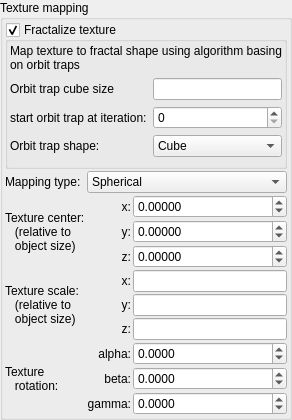
           <widget class="QGroupBox" name="groupBox_texture_options">
            <property name="title">
             <string>Texture mapping</string>
            </property>
            <layout class="QVBoxLayout" name="verticalLayout_31">
             <property name="spacing">
              <number>2</number>
             </property>
             <property name="leftMargin">
              <number>2</number>
             </property>
             <property name="topMargin">
              <number>2</number>
             </property>
             <property name="rightMargin">
              <number>2</number>
             </property>
             <property name="bottomMargin">
              <number>2</number>
             </property>
             <item>
              <widget class="MyGroupBox" name="groupCheck_texture_fractalize">
               <property name="title">
                <string>Fractalize texture</string>
               </property>
               <property name="checkable">
                <bool>true</bool>
               </property>
               <layout class="QVBoxLayout" name="verticalLayout_5">
                <property name="leftMargin">
                 <number>2</number>
                </property>
                <property name="topMargin">
                 <number>2</number>
                </property>
                <property name="rightMargin">
                 <number>2</number>
                </property>
                <item>
                 <widget class="QLabel" name="label">
                  <property name="text">
                   <string>Map texture to fractal shape using algorithm basing on orbit traps</string>
                  </property>
                  <property name="wordWrap">
                   <bool>true</bool>
                  </property>
                 </widget>
                </item>
                <item>
                 <layout class="QGridLayout" name="gridLayout_3">
                  <item row="1" column="0">
                   <widget class="QLabel" name="label_4">
                    <property name="text">
                     <string>start orbit trap at iteration:</string>
                    </property>
                    <property name="wordWrap">
                     <bool>true</bool>
                    </property>
                   </widget>
                  </item>
                  <item row="0" column="0">
                   <widget class="QLabel" name="label_3">
                    <property name="text">
                     <string>Orbit trap cube size</string>
                    </property>
                   </widget>
                  </item>
                  <item row="0" column="1">
                   <widget class="MyLineEdit" name="logedit_texture_fractalize_cube_size"/>
                  </item>
                  <item row="1" column="1">
                   <widget class="MySpinBox" name="spinboxInt_texture_fractalize_start_iteration">
                    <property name="sizePolicy">
                     <sizepolicy hsizetype="Minimum" vsizetype="Maximum">
                      <horstretch>0</horstretch>
                      <verstretch>0</verstretch>
                     </sizepolicy>
                    </property>
                    <property name="maximum">
                     <number>999</number>
                    </property>
                   </widget>
                  </item>
                  <item row="2" column="0">
                   <widget class="QLabel" name="label_fractalize_shape">
                    <property name="text">
                     <string>Orbit trap shape:</string>
                    </property>
                   </widget>
                  </item>
                  <item row="2" column="1">
                   <widget class="MyComboBox" name="comboBox_texture_fractalize_shape">
                    <item>
                     <property name="text">
                      <string>Cube</string>
                     </property>
                    </item>
                    <item>
                     <property name="text">
                      <string>Sphere</string>
                     </property>
                    </item>
                    <item>
                     <property name="text">
                      <string>Cross</string>
                     </property>
                    </item>
                    <item>
                     <property name="text">
                      <string>Line</string>
                     </property>
                    </item>
                    <item>
                     <property name="text">
                      <string>Plane</string>
                     </property>
                    </item>
                    <item>
                     <property name="text">
                      <string>Cylinder</string>
                     </property>
                    </item>
                    <item>
                     <property name="text">
                      <string>Torus</string>
                     </property>
                    </item>
                    <item>
                     <property name="text">
                      <string>Spiral</string>
                     </property>
                    </item>
                   </widget>
                  </item>
                 </layout>
                </item>
               </layout>
              </widget>
             </item>
             <item>
              <layout class="QGridLayout" name="gridLayout_99" rowstretch="0,0,0,0,0,0,0,0,0,0" columnstretch="0,0,0,1">
               <property name="spacing">
                <number>2</number>
               </property>
               <item row="3" column="1">
                <widget class="QLabel" name="label_374">
                 <property name="sizePolicy">
                  <sizepolicy hsizetype="Preferred" vsizetype="Preferred">
                   <horstretch>0</horstretch>
                   <verstretch>0</verstretch>
                  </sizepolicy>
                 </property>
                 <property name="text">
                  <string>z:</string>
                 </property>
                 <property name="alignment">
                  <set>Qt::AlignRight|Qt::AlignTrailing|Qt::AlignVCenter</set>
                 </property>
                </widget>
               </item>
               <item row="0" column="0">
                <widget class="QLabel" name="label_386">
                 <property name="text">
                  <string>Mapping type:</string>
                 </property>
                </widget>
               </item>
               <item row="5" column="1">
                <widget class="QLabel" name="label_376">
                 <property name="sizePolicy">
                  <sizepolicy hsizetype="Preferred" vsizetype="Preferred">
                   <horstretch>0</horstretch>
                   <verstretch>0</verstretch>
                  </sizepolicy>
                 </property>
                 <property name="text">
                  <string>y:</string>
                 </property>
                 <property name="alignment">
                  <set>Qt::AlignRight|Qt::AlignTrailing|Qt::AlignVCenter</set>
                 </property>
                </widget>
               </item>
               <item row="4" column="1">
                <widget class="QLabel" name="label_375">
                 <property name="sizePolicy">
                  <sizepolicy hsizetype="Preferred" vsizetype="Preferred">
                   <horstretch>0</horstretch>
                   <verstretch>0</verstretch>
                  </sizepolicy>
                 </property>
                 <property name="text">
                  <string>x:</string>
                 </property>
                 <property name="alignment">
                  <set>Qt::AlignRight|Qt::AlignTrailing|Qt::AlignVCenter</set>
                 </property>
                </widget>
               </item>
               <item row="1" column="1">
                <widget class="QLabel" name="label_372">
                 <property name="sizePolicy">
                  <sizepolicy hsizetype="Preferred" vsizetype="Preferred">
                   <horstretch>0</horstretch>
                   <verstretch>0</verstretch>
                  </sizepolicy>
                 </property>
                 <property name="text">
                  <string>x:</string>
                 </property>
                 <property name="alignment">
                  <set>Qt::AlignRight|Qt::AlignTrailing|Qt::AlignVCenter</set>
                 </property>
                </widget>
               </item>
               <item row="4" column="0" rowspan="3">
                <widget class="QLabel" name="label_388">
                 <property name="text">
                  <string>Texture scale:
   (relative to
   object size)</string>
                 </property>
                </widget>
               </item>
               <item row="7" column="1">
                <widget class="QLabel" name="label_390">
                 <property name="sizePolicy">
                  <sizepolicy hsizetype="Preferred" vsizetype="Preferred">
                   <horstretch>0</horstretch>
                   <verstretch>0</verstretch>
                  </sizepolicy>
                 </property>
                 <property name="text">
                  <string>alpha:</string>
                 </property>
                 <property name="alignment">
                  <set>Qt::AlignRight|Qt::AlignTrailing|Qt::AlignVCenter</set>
                 </property>
                </widget>
               </item>
               <item row="0" column="1" colspan="3">
                <widget class="MyComboBox" name="comboBox_texture_mapping_type">
                 <property name="sizePolicy">
                  <sizepolicy hsizetype="Preferred" vsizetype="Preferred">
                   <horstretch>0</horstretch>
                   <verstretch>0</verstretch>
                  </sizepolicy>
                 </property>
                 <property name="toolTip">
                  <string>&lt;html&gt;&lt;head/&gt;&lt;body&gt;&lt;p&gt;Geometry of texture mapping&lt;br/&gt;&lt;/p&gt;&lt;table border=&quot;0&quot; style=&quot; margin-top:0px; margin-bottom:0px; margin-left:0px; margin-right:0px;&quot; cellspacing=&quot;2&quot; cellpadding=&quot;0&quot;&gt;&lt;tr&gt;&lt;td&gt;&lt;p&gt;Planar - texture is mapped as a 2D plane&lt;/p&gt;&lt;/td&gt;&lt;td&gt;&lt;p&gt;Spherical - texture is mapped as a sphere around the object center&lt;/p&gt;&lt;/td&gt;&lt;/tr&gt;&lt;tr&gt;&lt;td&gt;&lt;p&gt;&lt;img src=&quot;:/tooltips/tooltips_images/material - planar mapping.jpg&quot;/&gt;&lt;/p&gt;&lt;/td&gt;&lt;td&gt;&lt;p&gt;&lt;img src=&quot;:/tooltips/tooltips_images/material - spherical mapping.jpg&quot;/&gt;&lt;/p&gt;&lt;/td&gt;&lt;/tr&gt;&lt;/table&gt;&lt;p&gt;&lt;br/&gt;&lt;/p&gt;&lt;table border=&quot;0&quot; style=&quot; margin-top:0px; margin-bottom:0px; margin-left:0px; margin-right:0px;&quot; cellspacing=&quot;2&quot; cellpadding=&quot;0&quot;&gt;&lt;tr&gt;&lt;td&gt;&lt;p&gt;Cylindrical - texture is mapped as a cylinder around the object axis&lt;/p&gt;&lt;/td&gt;&lt;td&gt;&lt;p&gt;Cubic - texture is mapped in accordance with the surface direction of a cube.&lt;br/&gt;Note: this mapping cannot be used with a displacement map &lt;/p&gt;&lt;/td&gt;&lt;/tr&gt;&lt;tr&gt;&lt;td&gt;&lt;p&gt;&lt;img src=&quot;:/tooltips/tooltips_images/material - cylindrical mapping.jpg&quot;/&gt;&lt;/p&gt;&lt;/td&gt;&lt;td&gt;&lt;p&gt;&lt;img src=&quot;:/tooltips/tooltips_images/material - cubic mapping.jpg&quot;/&gt;&lt;/p&gt;&lt;/td&gt;&lt;/tr&gt;&lt;/table&gt;&lt;/body&gt;&lt;/html&gt;</string>
                 </property>
                 <item>
                  <property name="text">
                   <string>Spherical</string>
                  </property>
                 </item>
                 <item>
                  <property name="text">
                   <string>Cubic</string>
                  </property>
                 </item>
                 <item>
                  <property name="text">
                   <string>Cylindrical</string>
                  </property>
                 </item>
                 <item>
                  <property name="text">
                   <string>Planar</string>
                  </property>
                 </item>
                 <item>
                  <property name="text">
                   <string>Triplanar</string>
                  </property>
                 </item>
                 <item>
                  <property name="text">
                   <string>Equirectangular</string>
                  </property>
                 </item>
                 <item>
                  <property name="text">
                   <string>Triplanar Stochastic</string>
                  </property>
                 </item>
                 <item>
                  <property name="text">
                   <string>Cylindrical Fractal</string>
                  </property>
                 </item>
                 <item>
                  <property name="text">
                   <string>Spherical Fractal</string>
                  </property>
                 </item>
                 <item>
                  <property name="text">
                   <string>Octa</string>
                  </property>
                 </item>
                 <item>
                  <property name="text">
                   <string>Camera</string>
                  </property>
                 </item>
                </widget>
               </item>
               <item row="2" column="1">
                <widget class="QLabel" name="label_373">
                 <property name="sizePolicy">
                  <sizepolicy hsizetype="Preferred" vsizetype="Preferred">
                   <horstretch>0</horstretch>
                   <verstretch>0</verstretch>
                  </sizepolicy>
                 </property>
                 <property name="text">
                  <string>y:</string>
                 </property>
                 <property name="alignment">
                  <set>Qt::AlignRight|Qt::AlignTrailing|Qt::AlignVCenter</set>
                 </property>
                </widget>
               </item>
               <item row="6" column="1">
                <widget class="QLabel" name="label_387">
                 <property name="sizePolicy">
                  <sizepolicy hsizetype="Preferred" vsizetype="Preferred">
                   <horstretch>0</horstretch>
                   <verstretch>0</verstretch>
                  </sizepolicy>
                 </property>
                 <property name="text">
                  <string>z:</string>
                 </property>
                 <property name="alignment">
                  <set>Qt::AlignRight|Qt::AlignTrailing|Qt::AlignVCenter</set>
                 </property>
                </widget>
               </item>
               <item row="7" column="0" rowspan="3">
                <widget class="QLabel" name="label_389">
                 <property name="text">
                  <string>Texture
   rotation:</string>
                 </property>
                </widget>
               </item>
               <item row="8" column="1">
                <widget class="QLabel" name="label_391">
                 <property name="sizePolicy">
                  <sizepolicy hsizetype="Preferred" vsizetype="Preferred">
                   <horstretch>0</horstretch>
                   <verstretch>0</verstretch>
                  </sizepolicy>
                 </property>
                 <property name="text">
                  <string>beta:</string>
                 </property>
                 <property name="alignment">
                  <set>Qt::AlignRight|Qt::AlignTrailing|Qt::AlignVCenter</set>
                 </property>
                </widget>
               </item>
               <item row="9" column="1">
                <widget class="QLabel" name="label_392">
                 <property name="sizePolicy">
                  <sizepolicy hsizetype="Preferred" vsizetype="Preferred">
                   <horstretch>0</horstretch>
                   <verstretch>0</verstretch>
                  </sizepolicy>
                 </property>
                 <property name="text">
                  <string>gamma:</string>
                 </property>
                 <property name="alignment">
                  <set>Qt::AlignRight|Qt::AlignTrailing|Qt::AlignVCenter</set>
                 </property>
                </widget>
               </item>
               <item row="1" column="2" colspan="2">
                <widget class="MyDoubleSpinBox" name="spinbox3_texture_center_x">
                 <property name="sizePolicy">
                  <sizepolicy hsizetype="Minimum" vsizetype="Maximum">
                   <horstretch>0</horstretch>
                   <verstretch>0</verstretch>
                  </sizepolicy>
                 </property>
                 <property name="toolTip">
                  <string>&lt;html&gt;&lt;head/&gt;&lt;body&gt;&lt;p&gt;Position of the center of the texture. Position is relative to the texture size.&lt;/p&gt;&lt;p&gt;Note: size of texture is always 1 x 1 x 1.&lt;/p&gt;&lt;p&gt;Example of changed texture center [0.3, 0.3, 0.0] &lt;/p&gt;&lt;p&gt;&lt;img src=&quot;:/tooltips/tooltips_images/material - cubic mapping - center 0.3 0.3 0.0.jpg&quot;/&gt;&lt;/p&gt;&lt;/body&gt;&lt;/html&gt;</string>
                 </property>
                 <property name="prefix">
                  <string/>
                 </property>
                 <property name="suffix">
                  <string/>
                 </property>
                 <property name="decimals">
                  <number>5</number>
                 </property>
                 <property name="minimum">
                  <double>-100.000000000000000</double>
                 </property>
                 <property name="maximum">
                  <double>100.000000000000000</double>
                 </property>
                 <property name="singleStep">
                  <double>0.100000000000000</double>
                 </property>
                </widget>
               </item>
               <item row="2" column="2" colspan="2">
                <widget class="MyDoubleSpinBox" name="spinbox3_texture_center_y">
                 <property name="sizePolicy">
                  <sizepolicy hsizetype="Minimum" vsizetype="Maximum">
                   <horstretch>0</horstretch>
                   <verstretch>0</verstretch>
                  </sizepolicy>
                 </property>
                 <property name="toolTip">
                  <string>&lt;html&gt;&lt;head/&gt;&lt;body&gt;&lt;p&gt;Position of center of the texture. Position is relative to object size.&lt;/p&gt;&lt;p&gt;Note: object size of fractal object is always 1 x 1 x 1.&lt;/p&gt;&lt;p&gt;Example of changed texture center [0.3, 0.3, 0.0] &lt;/p&gt;&lt;p&gt;&lt;img src=&quot;:/tooltips/tooltips_images/material - cubic mapping - center 0.3 0.3 0.0.jpg&quot;/&gt;&lt;/p&gt;&lt;/body&gt;&lt;/html&gt;</string>
                 </property>
                 <property name="prefix">
                  <string/>
                 </property>
                 <property name="suffix">
                  <string/>
                 </property>
                 <property name="decimals">
                  <number>5</number>
                 </property>
                 <property name="minimum">
                  <double>-100.000000000000000</double>
                 </property>
                 <property name="maximum">
                  <double>100.000000000000000</double>
                 </property>
                 <property name="singleStep">
                  <double>0.100000000000000</double>
                 </property>
                </widget>
               </item>
               <item row="3" column="2" colspan="2">
                <widget class="MyDoubleSpinBox" name="spinbox3_texture_center_z">
                 <property name="sizePolicy">
                  <sizepolicy hsizetype="Minimum" vsizetype="Maximum">
                   <horstretch>0</horstretch>
                   <verstretch>0</verstretch>
                  </sizepolicy>
                 </property>
                 <property name="toolTip">
                  <string>&lt;html&gt;&lt;head/&gt;&lt;body&gt;&lt;p&gt;Position of center of the texture. Position is relative to object size.&lt;/p&gt;&lt;p&gt;Note: object size of fractal object is always 1 x 1 x 1.&lt;/p&gt;&lt;p&gt;Example of changed texture center [0.3, 0.3, 0.0] &lt;/p&gt;&lt;p&gt;&lt;img src=&quot;:/tooltips/tooltips_images/material - cubic mapping - center 0.3 0.3 0.0.jpg&quot;/&gt;&lt;/p&gt;&lt;/body&gt;&lt;/html&gt;</string>
                 </property>
                 <property name="prefix">
                  <string/>
                 </property>
                 <property name="suffix">
                  <string/>
                 </property>
                 <property name="decimals">
                  <number>5</number>
                 </property>
                 <property name="minimum">
                  <double>-100.000000000000000</double>
                 </property>
                 <property name="maximum">
                  <double>100.000000000000000</double>
                 </property>
                 <property name="singleStep">
                  <double>0.100000000000000</double>
                 </property>
                </widget>
               </item>
               <item row="4" column="2" colspan="2">
                <widget class="MyLineEdit" name="logvect3_texture_scale_x">
                 <property name="toolTip">
                  <string>&lt;html&gt;&lt;head/&gt;&lt;body&gt;&lt;p&gt;Size of the texture. Size is relative to object size.&lt;/p&gt;&lt;p&gt;Note: object size of fractal object is always 1 x 1 x 1.&lt;/p&gt;&lt;p&gt;Example of changed texture scale [0.3, 0.3, 0.3] &lt;/p&gt;&lt;p&gt;&lt;img src=&quot;:/tooltips/tooltips_images/material - cubic mapping - scaled down.jpg&quot;/&gt;&lt;/p&gt;&lt;/body&gt;&lt;/html&gt;</string>
                 </property>
                </widget>
               </item>
               <item row="5" column="2" colspan="2">
                <widget class="MyLineEdit" name="logvect3_texture_scale_y">
                 <property name="toolTip">
                  <string>&lt;html&gt;&lt;head/&gt;&lt;body&gt;&lt;p&gt;Size of the texture. Size is relative to object size.&lt;/p&gt;&lt;p&gt;Note: object size of fractal object is always 1 x 1 x 1.&lt;/p&gt;&lt;p&gt;Example of changed texture scale [0.3, 0.3, 0.3] &lt;/p&gt;&lt;p&gt;&lt;img src=&quot;:/tooltips/tooltips_images/material - cubic mapping - scaled down.jpg&quot;/&gt;&lt;/p&gt;&lt;/body&gt;&lt;/html&gt;</string>
                 </property>
                </widget>
               </item>
               <item row="6" column="2" colspan="2">
                <widget class="MyLineEdit" name="logvect3_texture_scale_z">
                 <property name="toolTip">
                  <string>&lt;html&gt;&lt;head/&gt;&lt;body&gt;&lt;p&gt;Size of the texture. Size is relative to object size.&lt;/p&gt;&lt;p&gt;Note: object size of fractal object is always 1 x 1 x 1.&lt;/p&gt;&lt;p&gt;Example of changed texture scale [0.3, 0.3, 0.3] &lt;/p&gt;&lt;p&gt;&lt;img src=&quot;:/tooltips/tooltips_images/material - cubic mapping - scaled down.jpg&quot;/&gt;&lt;/p&gt;&lt;/body&gt;&lt;/html&gt;</string>
                 </property>
                </widget>
               </item>
               <item row="7" column="2" colspan="2">
                <widget class="MyDoubleSpinBox" name="spinboxd3_texture_rotation_x">
                 <property name="sizePolicy">
                  <sizepolicy hsizetype="Minimum" vsizetype="Maximum">
                   <horstretch>0</horstretch>
                   <verstretch>0</verstretch>
                  </sizepolicy>
                 </property>
                 <property name="toolTip">
                  <string>&lt;html&gt;&lt;head/&gt;&lt;body&gt;&lt;p&gt;Rotation of the texture relative to the object orientation.&lt;/p&gt;&lt;p&gt;Example of rotated texture&lt;/p&gt;&lt;p&gt;&lt;img src=&quot;:/tooltips/tooltips_images/material - planar mapping - rotated.jpg&quot;/&gt;&lt;/p&gt;&lt;/body&gt;&lt;/html&gt;</string>
                 </property>
                 <property name="prefix">
                  <string/>
                 </property>
                 <property name="suffix">
                  <string/>
                 </property>
                 <property name="decimals">
                  <number>4</number>
                 </property>
                 <property name="minimum">
                  <double>-180.000000000000000</double>
                 </property>
                 <property name="maximum">
                  <double>180.000000000000000</double>
                 </property>
                 <property name="singleStep">
                  <double>1.000000000000000</double>
                 </property>
                </widget>
               </item>
               <item row="8" column="2" colspan="2">
                <widget class="MyDoubleSpinBox" name="spinboxd3_texture_rotation_y">
                 <property name="sizePolicy">
                  <sizepolicy hsizetype="Minimum" vsizetype="Maximum">
                   <horstretch>0</horstretch>
                   <verstretch>0</verstretch>
                  </sizepolicy>
                 </property>
                 <property name="toolTip">
                  <string>&lt;html&gt;&lt;head/&gt;&lt;body&gt;&lt;p&gt;Rotation of the texture relative to the object orientation.&lt;/p&gt;&lt;p&gt;Example of rotated texture&lt;/p&gt;&lt;p&gt;&lt;img src=&quot;:/tooltips/tooltips_images/material - planar mapping - rotated.jpg&quot;/&gt;&lt;/p&gt;&lt;/body&gt;&lt;/html&gt;</string>
                 </property>
                 <property name="prefix">
                  <string/>
                 </property>
                 <property name="suffix">
                  <string/>
                 </property>
                 <property name="decimals">
                  <number>4</number>
                 </property>
                 <property name="minimum">
                  <double>-180.000000000000000</double>
                 </property>
                 <property name="maximum">
                  <double>180.000000000000000</double>
                 </property>
                 <property name="singleStep">
                  <double>1.000000000000000</double>
                 </property>
                </widget>
               </item>
               <item row="9" column="2" colspan="2">
                <widget class="MyDoubleSpinBox" name="spinboxd3_texture_rotation_z">
                 <property name="sizePolicy">
                  <sizepolicy hsizetype="Minimum" vsizetype="Maximum">
                   <horstretch>0</horstretch>
                   <verstretch>0</verstretch>
                  </sizepolicy>
                 </property>
                 <property name="toolTip">
                  <string>&lt;html&gt;&lt;head/&gt;&lt;body&gt;&lt;p&gt;Rotation of the texture relative to the object orientation.&lt;/p&gt;&lt;p&gt;Example of rotated texture&lt;/p&gt;&lt;p&gt;&lt;img src=&quot;:/tooltips/tooltips_images/material - planar mapping - rotated.jpg&quot;/&gt;&lt;/p&gt;&lt;/body&gt;&lt;/html&gt;</string>
                 </property>
                 <property name="prefix">
                  <string/>
                 </property>
                 <property name="suffix">
                  <string/>
                 </property>
                 <property name="decimals">
                  <number>4</number>
                 </property>
                 <property name="minimum">
                  <double>-180.000000000000000</double>
                 </property>
                 <property name="maximum">
                  <double>180.000000000000000</double>
                 </property>
                 <property name="singleStep">
                  <double>1.000000000000000</double>
                 </property>
                </widget>
               </item>
               <item row="1" column="0" rowspan="3">
                <widget class="QLabel" name="label_385">
                 <property name="text">
                  <string>Texture center:
   (relative to
   object size)</string>
                 </property>
                </widget>
               </item>
              </layout>
             </item>
            </layout>
           </widget>
